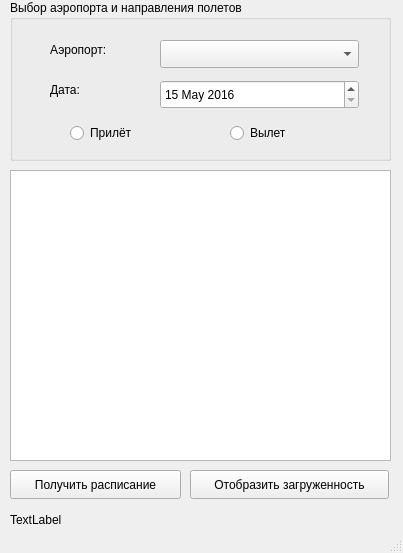
<?xml version="1.0" encoding="UTF-8"?>
<ui version="4.0">
 <class>MainWindow</class>
 <widget class="QMainWindow" name="MainWindow">
  <property name="geometry">
   <rect>
    <x>0</x>
    <y>0</y>
    <width>403</width>
    <height>553</height>
   </rect>
  </property>
  <property name="windowTitle">
   <string>MainWindow</string>
  </property>
  <widget class="QWidget" name="centralwidget">
   <widget class="QTableView" name="tableView">
    <property name="geometry">
     <rect>
      <x>10</x>
      <y>170</y>
      <width>381</width>
      <height>291</height>
     </rect>
    </property>
   </widget>
   <widget class="QPushButton" name="btn_getList">
    <property name="geometry">
     <rect>
      <x>10</x>
      <y>470</y>
      <width>171</width>
      <height>29</height>
     </rect>
    </property>
    <property name="text">
     <string>Получить расписание</string>
    </property>
   </widget>
   <widget class="QPushButton" name="btn_showLoad">
    <property name="geometry">
     <rect>
      <x>190</x>
      <y>470</y>
      <width>199</width>
      <height>29</height>
     </rect>
    </property>
    <property name="text">
     <string>Отобразить загруженность</string>
    </property>
   </widget>
   <widget class="QLabel" name="status">
    <property name="geometry">
     <rect>
      <x>10</x>
      <y>510</y>
      <width>381</width>
      <height>20</height>
     </rect>
    </property>
    <property name="text">
     <string>TextLabel</string>
    </property>
   </widget>
   <widget class="QGroupBox" name="groupBox">
    <property name="geometry">
     <rect>
      <x>10</x>
      <y>0</y>
      <width>381</width>
      <height>161</height>
     </rect>
    </property>
    <property name="title">
     <string>Выбор аэропорта и направления полетов</string>
    </property>
    <widget class="QLabel" name="label_2">
     <property name="geometry">
      <rect>
       <x>40</x>
       <y>40</y>
       <width>91</width>
       <height>20</height>
      </rect>
     </property>
     <property name="text">
      <string>Аэропорт:</string>
     </property>
    </widget>
    <widget class="QDateEdit" name="de_date">
     <property name="geometry">
      <rect>
       <x>150</x>
       <y>80</y>
       <width>199</width>
       <height>29</height>
      </rect>
     </property>
     <property name="maximumDate">
      <date>
       <year>2017</year>
       <month>9</month>
       <day>14</day>
      </date>
     </property>
     <property name="minimumDate">
      <date>
       <year>2016</year>
       <month>5</month>
       <day>15</day>
      </date>
     </property>
    </widget>
    <widget class="QLabel" name="label">
     <property name="geometry">
      <rect>
       <x>40</x>
       <y>80</y>
       <width>91</width>
       <height>20</height>
      </rect>
     </property>
     <property name="text">
      <string>Дата:</string>
     </property>
    </widget>
    <widget class="QRadioButton" name="rb_departure">
     <property name="geometry">
      <rect>
       <x>220</x>
       <y>120</y>
       <width>91</width>
       <height>26</height>
      </rect>
     </property>
     <property name="text">
      <string>Вылет</string>
     </property>
    </widget>
    <widget class="QComboBox" name="cb_airports">
     <property name="geometry">
      <rect>
       <x>150</x>
       <y>40</y>
       <width>199</width>
       <height>28</height>
      </rect>
     </property>
    </widget>
    <widget class="QRadioButton" name="rb_arrival">
     <property name="geometry">
      <rect>
       <x>60</x>
       <y>120</y>
       <width>101</width>
       <height>26</height>
      </rect>
     </property>
     <property name="text">
      <string>Прилёт</string>
     </property>
    </widget>
   </widget>
   <zorder>groupBox</zorder>
   <zorder>tableView</zorder>
   <zorder>btn_getList</zorder>
   <zorder>btn_showLoad</zorder>
   <zorder>status</zorder>
  </widget>
  <widget class="QMenuBar" name="menubar">
   <property name="geometry">
    <rect>
     <x>0</x>
     <y>0</y>
     <width>403</width>
     <height>25</height>
    </rect>
   </property>
  </widget>
  <widget class="QStatusBar" name="statusbar"/>
 </widget>
 <resources/>
 <connections/>
</ui>
